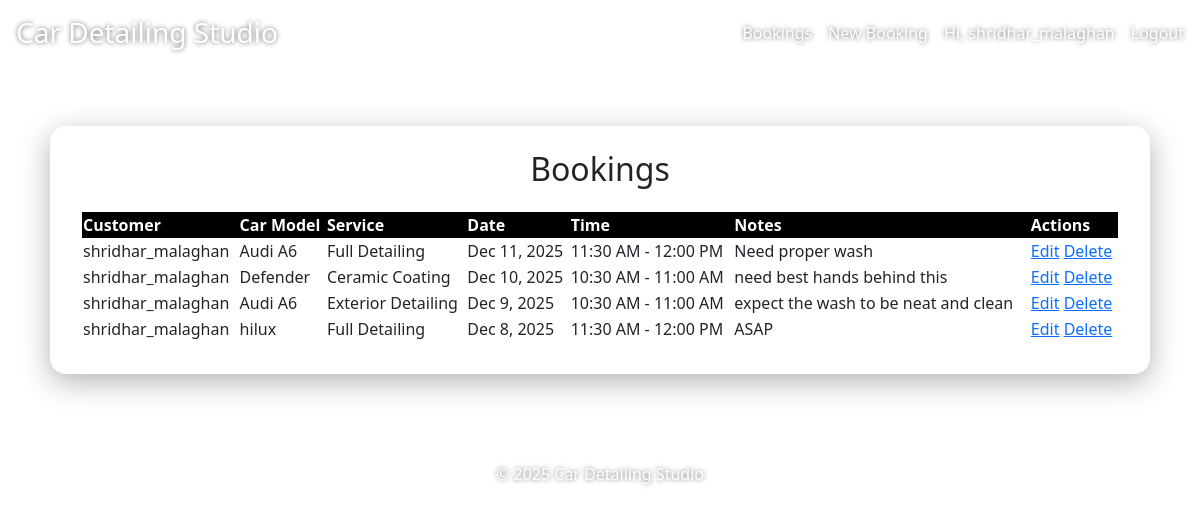
The page /bookings/ (signed in) on the database its author committed.
### bookings/models.py (models this page shows, shortened)
class Booking(models.Model):
    SERVICE_CHOICES = [
        ("Interior Detailing", "Interior Detailing"),
        ("Exterior Detailing", "Exterior Detailing"),
        ("Full Detailing", "Full Detailing"),
        ("Ceramic Coating", "Ceramic Coating"),
    ]
    user = models.ForeignKey(User, on_delete=models.CASCADE)
    customer_name = models.CharField(max_length=255)
    email = models.EmailField()
    phone = models.CharField(max_length=20)
    car_model = models.CharField(max_length=255)
    service_type = models.CharField(max_length=50, choices=SERVICE_CHOICES)
    preferred_date = models.DateField()
    preferred_time_slot = models.ForeignKey(TimeSlot, on_delete=models.PROTECT)
    notes = models.TextField(blank=True, default="")
    created_at = models.DateTimeField(auto_now_add=True)

class TimeSlot(models.Model):
    start_time = models.TimeField()
    end_time = models.TimeField()
    slot = models.CharField(max_length=20, unique=True)
    def __str__(self):
        return f"{self.start_time.strftime('%I:%M %p')} - {self.end_time.strftime('%I:%M %p')}"

### bookings/views.py (the view)
# urls.py: path("", views.booking_list, name="booking_list"),
@login_required
@require_GET
def booking_list(request):
    if request.user.is_staff or request.user.is_superuser:
        bookings = Booking.objects.all().order_by(
            "-preferred_date", "-preferred_time_slot__start_time"
        )
    else:
        bookings = Booking.objects.filter(user=request.user).order_by(
            "-preferred_date",
            "-preferred_time_slot__start_time",
        )
    return render(request, "bookings/booking_list.html", {"bookings": bookings})

### bookings/templates/bookings/booking_list.html
{% extends "bookings/base.html" %}
{% block content %}
<div class="booking-list-container">
    <h2 class="booking-list-title">Bookings</h2>
    {% if bookings %}
        <table class="booking-table">
            <thead>
                <tr>
                    <th>Customer</th>
                    <th>Car Model</th>
                    <th>Service</th>
                    <th>Date</th>
                    <th>Time</th>
                    <th>Notes</th>
                    <th>Actions</th>
                </tr>
            </thead>
            <tbody>
                {% for booking in bookings %}
                    <tr>
                        <td>{{ booking.customer_name }}</td>
                        <td>{{ booking.car_model }}</td>
                        <td>{{ booking.service_type }}</td>
                        <td>{{ booking.preferred_date|date:"M j, Y" }}</td>
                        <td>{{ booking.preferred_time_slot }}</td>
                        <td class="notes-cell">
                            {{ booking.notes|default:"—" }}
                        </td>
                        <td class="actions-cell">
                            <a href="{% url 'edit_booking' booking.id %}"
                               class="action-link action-edit">Edit</a>
                            <a href="{% url 'delete_booking' booking.id %}"
                               class="action-link action-delete">Delete</a>
                        </td>
                    </tr>
                {% endfor %}
            </tbody>
        </table>
    {% else %}
        <p class="text-center text-light mt-3 mb-0">
            No bookings yet.
        </p>
    {% endif %}
</div>
{% endblock %}

### bookings/templates/bookings/base.html (shortened to what this page needs)
<!DOCTYPE html>
<html lang="en">
<head>
    {% load static %}
    <link
        href="https://cdn.jsdelivr.net/npm/bootstrap@5.3.0/dist/css/bootstrap.min.css"
        rel="stylesheet"
    />
    <link rel="stylesheet" href="{% static 'bookings/style.css' %}">
</head>
<body>
<header class="p-3 main-header">
    <h1>Car Detailing Studio</h1>
    <nav class="main-nav-links">
        <a href="{% url 'booking_list' %}">Bookings</a>
        <a href="{% url 'create_booking' %}">New Booking</a>
        {% if user.is_authenticated %}
            <span>Hi, {{ user.username }}</span>
            <a href="{% url 'logout' %}?next=/">Logout</a>
        {% else %}
            <a href="{% url 'login' %}">Login</a>
            <a href="{% url 'signup' %}">Sign Up</a>
        {% endif %}
    </nav>
</header>
<main class="main-content-wrapper">
    {% block content %}{% endblock %}
</main>
<footer class="mt-5 footer-text">
    <p>&copy; {% now "Y" %} Car Detailing Studio</p>
</footer>
</body>
</html>

### bookings/static/bookings/style.css (style rules this page uses)
body { margin: 0; font-family: system-ui, -apple-system, BlinkMacSystemFont, "Segoe UI", sans-serif; background-image: url("https://images.unsplash.com/photo-1502877338535-766e1452684a"); background-size: cover; background-position: center; background-attachment: fixed; }
.main-header, .footer-text { text-shadow: 0 0 5px rgba(0, 0, 0, 0.6); }
.main-header { display: flex; justify-content: space-between; align-items: center; padding: 16px 24px; }
.main-header h1 { margin: 0; color: #ffffff; font-size: 28px; }
.main-nav-links { display: flex; align-items: center; gap: 16px; }
.main-nav-links a, .main-nav-links span { color: #ffffff; text-decoration: none; font-weight: 500; }
.main-content-wrapper { display: flex; justify-content: center; padding: 40px 16px 0; }
.booking-form-container, .booking-list-container { width: 100%; max-width: 1100px; margin: 20px auto 40px; background: rgba(255, 255, 255, 0.18); backdrop-filter: blur(14px); -webkit-backdrop-filter: blur(14px); padding: 24px 32px 32px; border-radius: 16px; box-shadow: 0 8px 30px rgba(0, 0, 0, 0.3); }
.booking-form-container h2, .booking-list-container h2 { text-align: center; margin-bottom: 1.5rem; }
.booking-list-container table { margin-bottom: 0; width: 100%; }
.booking-list-container thead tr { background: #000; color: #fff; }
.booking-list-container tbody tr:nth-child(even) { background: rgba(255, 255, 255, 0.45); }
.footer-text { text-align: center; color: #ffffff; padding-bottom: 16px; }
.footer-text p { margin: 0; }
header nav a { color: #ffd966; text-decoration: none; font-weight: 500; }

### rows shown on the page
Booking: customer_name "shridhar_malaghan", car_model "Audi A6", service_type "Full Detailing", preferred_date "Dec 11, 2025", preferred_time_slot "11:30 AM - 12:00 PM", notes "Need proper wash"
Booking: customer_name "shridhar_malaghan", car_model "Defender", service_type "Ceramic Coating", preferred_date "Dec 10, 2025", preferred_time_slot "10:30 AM - 11:00 AM", notes "need best hands behind this"
Booking: customer_name "shridhar_malaghan", car_model "Audi A6", service_type "Exterior Detailing", preferred_date "Dec 9, 2025", preferred_time_slot "10:30 AM - 11:00 AM", notes "expect the wash to be neat and clean"
Booking: customer_name "shridhar_malaghan", car_model "hilux", service_type "Full Detailing", preferred_date "Dec 8, 2025", preferred_time_slot "11:30 AM - 12:00 PM", notes "ASAP"

### other values the page prints
{{ user.username }} "shridhar_malaghan"
